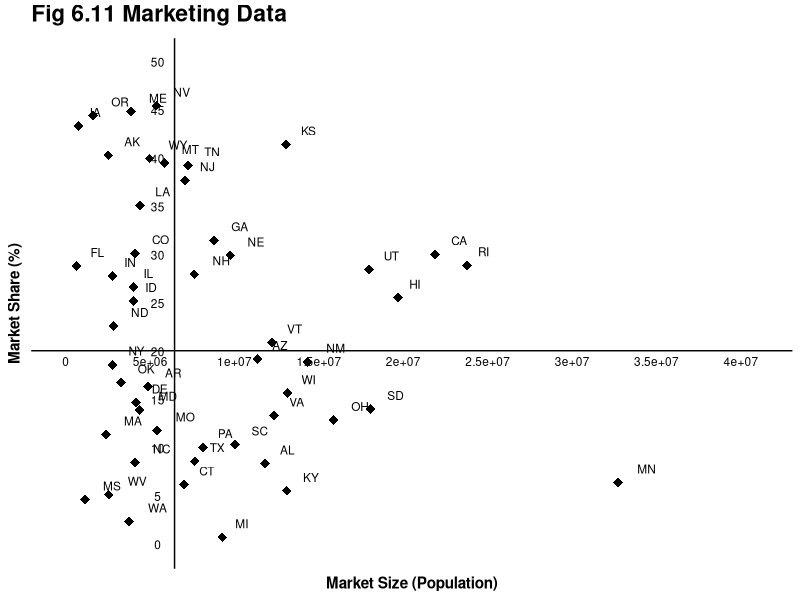
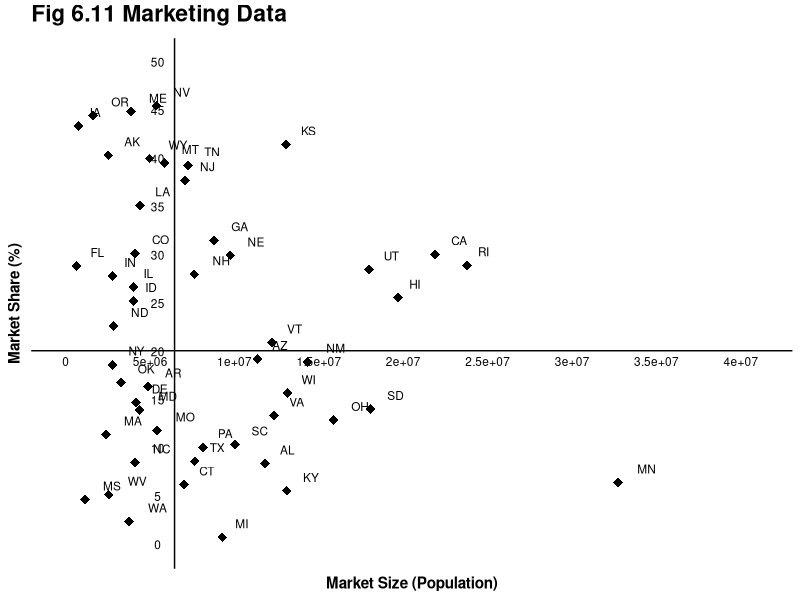

The R script that drew these images, in order:
library(ggplot2)

this_base <- "fig06-11_marketing-data"

set.seed(3)

my_data <- data.frame(state = state.abb,
                      market_share = runif(50, 0, 50),
                      market_size = rexp(50, 0.13))

x_labels <- seq(0, 40, 5) * 1000000
y_labels <- seq(0, 50, 5)

p <- ggplot(my_data, aes(x = market_size, y = market_share)) +
  geom_text(aes(label = state), hjust = -1, vjust = -1, size = 3) +
  geom_point(shape = 18, size = 3) + 
  geom_hline(yintercept = median(my_data$market_share)) +
  geom_vline(xintercept = median(my_data$market_size)) +
  annotate("text", label = x_labels, x = seq(0, 40, 5), y = 19, size = 3) +
  annotate("text", label = y_labels, x = median(my_data$market_size) - 1, 
           y = seq(0, 50, 5), size = 3) +
  scale_x_continuous(breaks = seq(0, 40, 5), limits = c(0, 41)) +
  labs(x = "Market Size (Population)", y = "Market Share (%)") +
  ggtitle("Fig 6.11 Marketing Data") +
  theme_bw() +
  theme(panel.grid.major = element_blank(),
        panel.grid.minor = element_blank(),
        panel.border = element_blank(),
        plot.title = element_text(size = rel(1.5), face = "bold", vjust = 1.5),
        axis.title = element_text(face = "bold"),
        axis.text = element_blank(),
        axis.ticks = element_blank())

p

ggsave(paste0(this_base, ".png"), p, width = 6, height = 5)

## note: my_data was simulated to resemble original data
